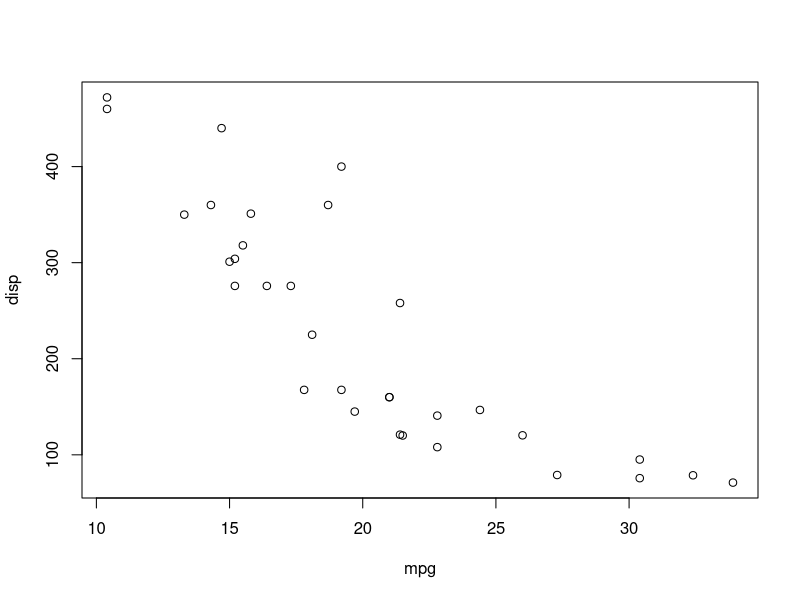
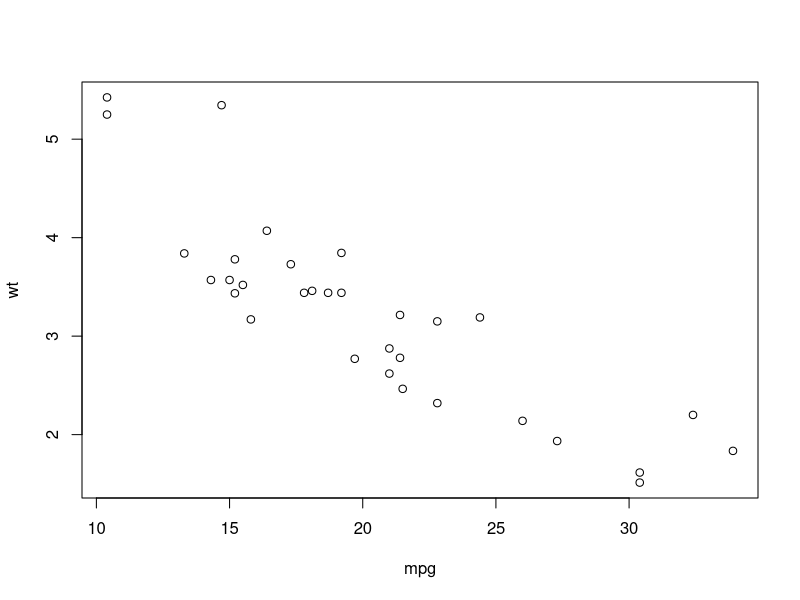

The R script that drew these images, in order: (Note: this script raises an error after producing the figures.)
with(mtcars,{
  print(summary(mpg)) 
  plot(mpg,disp) 
  plot(mpg,wt)
  })

with(mtcars, {
  nokeepstats <- summary(mpg)
  keepstats <<- summary(mpg)
})
keepstats
nokeepstats
